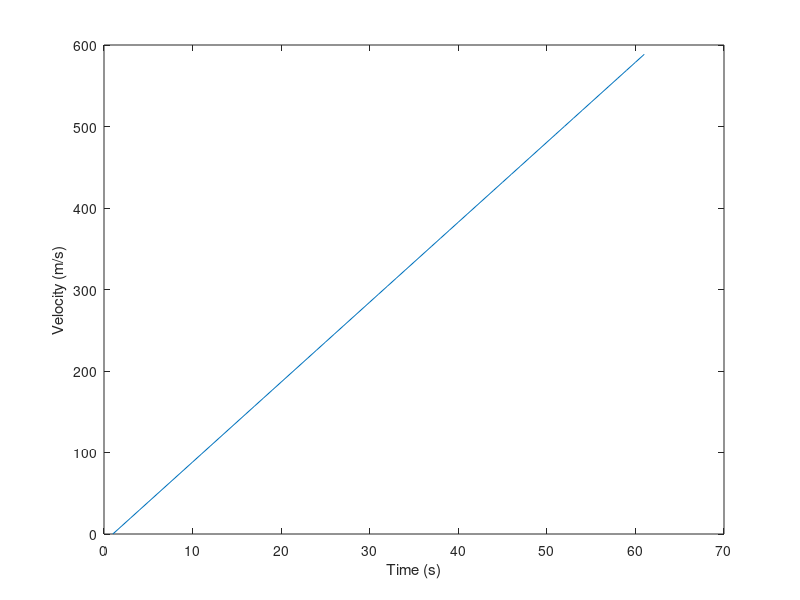

The MATLAB script that drew this image:
% 4/6/2020 example of object falling due to gravity
% Code by Christian Pedersen

clear all
close all
clc

%%

% Gravity accelerates objects downward at 9.81 m/s^2
% a = 9.81

% Equation for displacement over time
% x = x0 + v0*t
% x = x0 + v0*t + 0.5*a*t^2

% Equation for velocity over time
% v = v0 + a*t

% INSTRUCTIONS:
% Use the above equations within a loop to model the free fall of an 
% object due to gravity. Let's say the object starts at a height of 10000
% meters.
%
% 1) Plot the velocity and displacement of the object over time
%
% 2) Use matlab to find how long it takes for the object to hit the ground
%

%% Skeleton code:

a = 9.81; % m/s^2
v(1) = 0; % m/s
x(1) = 0; % m


% This is called a for loop, it repeats the contained lines of code for
% each value of t.
for t = 1:60 % calculating displacement and velocity for each second
    
    
    % Hint: calculate velocity for the next timepoint t
    v(t+1) = v(t) + a*1;
    
    % Hint: calculate displacement for the next timepoint t

    
end

% plot velocity over time
figure(1)
plot(1:61,v)
xlabel('Time (s)')
ylabel('Velocity (m/s)')

% plot displacement over time





